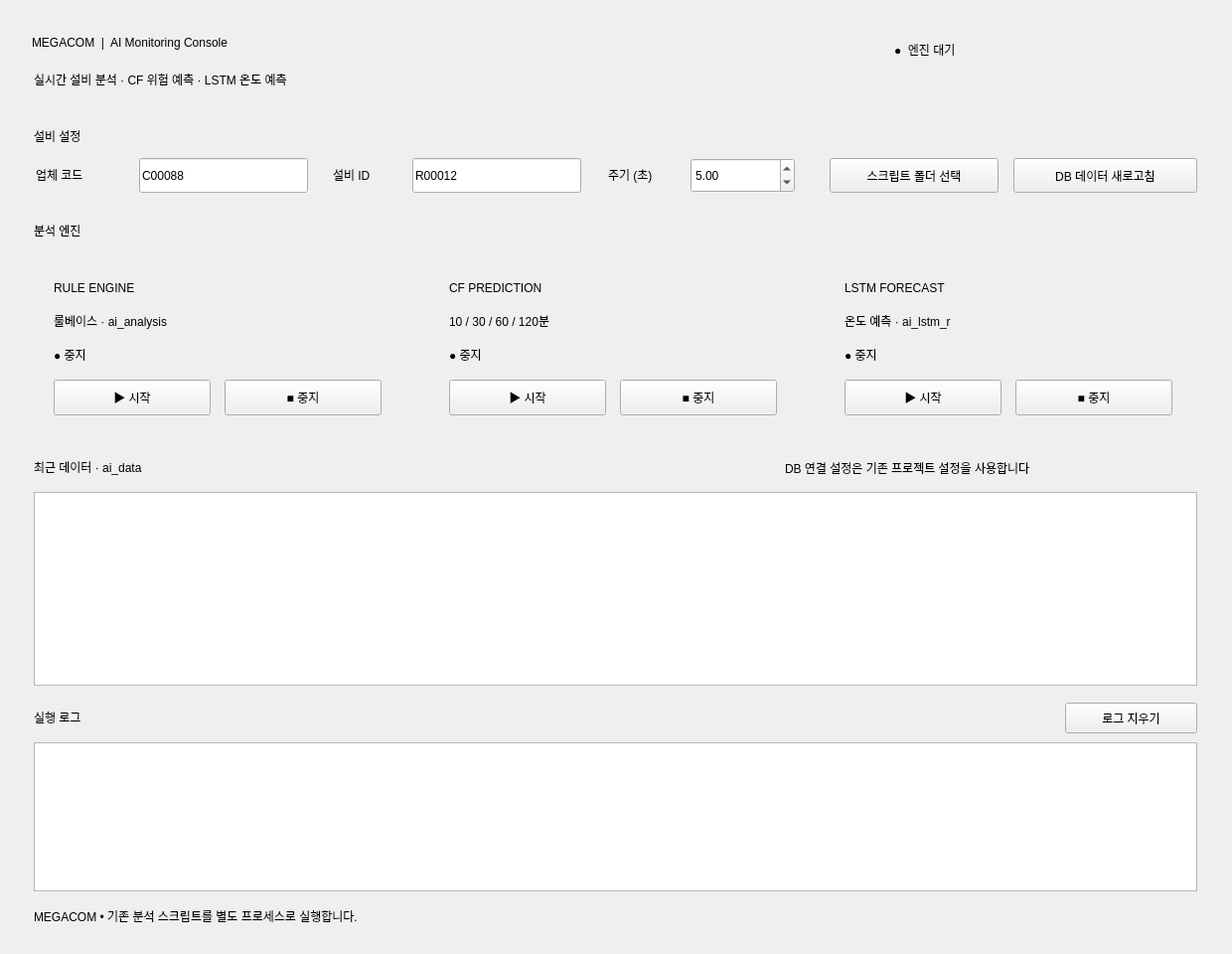
<?xml version="1.0" encoding="UTF-8"?><ui version="4.0"><class>MainWindow</class><widget class="QMainWindow" name="MainWindow"><property name="geometry"><rect><x>0</x><y>0</y><width>1240</width><height>960</height></rect></property><property name="windowTitle"><string>MEGACOM AI Monitoring Console</string></property><widget class="QWidget" name="centralwidget"><widget class="QLabel" name="title"><property name="geometry"><rect><x>32</x><y>20</y><width>600</width><height>45</height></rect></property><property name="text"><string>MEGACOM  |  AI Monitoring Console</string></property></widget><widget class="QLabel" name="subtitle"><property name="geometry"><rect><x>34</x><y>66</y><width>700</width><height>28</height></rect></property><property name="text"><string>실시간 설비 분석 · CF 위험 예측 · LSTM 온도 예측</string></property></widget><widget class="QLabel" name="connectionLabel"><property name="geometry"><rect><x>900</x><y>32</y><width>300</width><height>35</height></rect></property><property name="text"><string>●  엔진 대기</string></property></widget><widget class="QFrame" name="line"><property name="geometry"><rect><x>32</x><y>106</y><width>1175</width><height>2</height></rect></property></widget><widget class="QLabel" name="deviceTitle"><property name="geometry"><rect><x>34</x><y>122</y><width>300</width><height>30</height></rect></property><property name="text"><string>설비 설정</string></property></widget><widget class="QLabel" name="companyLabel"><property name="geometry"><rect><x>36</x><y>162</y><width>110</width><height>28</height></rect></property><property name="text"><string>업체 코드</string></property></widget><widget class="QLineEdit" name="companyEdit"><property name="geometry"><rect><x>140</x><y>159</y><width>170</width><height>35</height></rect></property><property name="text"><string>C00088</string></property></widget><widget class="QLabel" name="deviceLabel"><property name="geometry"><rect><x>335</x><y>162</y><width>110</width><height>28</height></rect></property><property name="text"><string>설비 ID</string></property></widget><widget class="QLineEdit" name="deviceEdit"><property name="geometry"><rect><x>415</x><y>159</y><width>170</width><height>35</height></rect></property><property name="text"><string>R00012</string></property></widget><widget class="QLabel" name="intervalLabel"><property name="geometry"><rect><x>612</x><y>162</y><width>90</width><height>28</height></rect></property><property name="text"><string>주기 (초)</string></property></widget><widget class="QDoubleSpinBox" name="intervalSpin"><property name="geometry"><rect><x>695</x><y>159</y><width>105</width><height>35</height></rect></property><property name="minimum"><double>0.500000000000000</double></property><property name="maximum"><double>3600.000000000000000</double></property><property name="value"><double>5.000000000000000</double></property></widget><widget class="QPushButton" name="folderButton"><property name="geometry"><rect><x>835</x><y>159</y><width>170</width><height>35</height></rect></property><property name="text"><string>스크립트 폴더 선택</string></property></widget><widget class="QPushButton" name="refreshButton"><property name="geometry"><rect><x>1020</x><y>159</y><width>185</width><height>35</height></rect></property><property name="text"><string>DB 데이터 새로고침</string></property></widget><widget class="QLabel" name="cardsTitle"><property name="geometry"><rect><x>34</x><y>217</y><width>500</width><height>30</height></rect></property><property name="text"><string>분석 엔진</string></property></widget><widget class="QFrame" name="ruleCard"><property name="geometry"><rect><x>34</x><y>258</y><width>374</width><height>176</height></rect></property></widget><widget class="QLabel" name="ruleName"><property name="geometry"><rect><x>54</x><y>275</y><width>330</width><height>30</height></rect></property><property name="text"><string>RULE ENGINE</string></property></widget><widget class="QLabel" name="ruleDesc"><property name="geometry"><rect><x>54</x><y>309</y><width>330</width><height>27</height></rect></property><property name="text"><string>룰베이스 · ai_analysis</string></property></widget><widget class="QLabel" name="ruleStatus"><property name="geometry"><rect><x>54</x><y>343</y><width>145</width><height>28</height></rect></property><property name="text"><string>● 중지</string></property></widget><widget class="QPushButton" name="ruleStart"><property name="geometry"><rect><x>54</x><y>382</y><width>158</width><height>36</height></rect></property><property name="text"><string>▶ 시작</string></property></widget><widget class="QPushButton" name="ruleStop"><property name="geometry"><rect><x>226</x><y>382</y><width>158</width><height>36</height></rect></property><property name="text"><string>■ 중지</string></property></widget><widget class="QFrame" name="cfCard"><property name="geometry"><rect><x>432</x><y>258</y><width>374</width><height>176</height></rect></property></widget><widget class="QLabel" name="cfName"><property name="geometry"><rect><x>452</x><y>275</y><width>330</width><height>30</height></rect></property><property name="text"><string>CF PREDICTION</string></property></widget><widget class="QLabel" name="cfDesc"><property name="geometry"><rect><x>452</x><y>309</y><width>330</width><height>27</height></rect></property><property name="text"><string>10 / 30 / 60 / 120분</string></property></widget><widget class="QLabel" name="cfStatus"><property name="geometry"><rect><x>452</x><y>343</y><width>145</width><height>28</height></rect></property><property name="text"><string>● 중지</string></property></widget><widget class="QPushButton" name="cfStart"><property name="geometry"><rect><x>452</x><y>382</y><width>158</width><height>36</height></rect></property><property name="text"><string>▶ 시작</string></property></widget><widget class="QPushButton" name="cfStop"><property name="geometry"><rect><x>624</x><y>382</y><width>158</width><height>36</height></rect></property><property name="text"><string>■ 중지</string></property></widget><widget class="QFrame" name="lstmCard"><property name="geometry"><rect><x>830</x><y>258</y><width>374</width><height>176</height></rect></property></widget><widget class="QLabel" name="lstmName"><property name="geometry"><rect><x>850</x><y>275</y><width>330</width><height>30</height></rect></property><property name="text"><string>LSTM FORECAST</string></property></widget><widget class="QLabel" name="lstmDesc"><property name="geometry"><rect><x>850</x><y>309</y><width>330</width><height>27</height></rect></property><property name="text"><string>온도 예측 · ai_lstm_r</string></property></widget><widget class="QLabel" name="lstmStatus"><property name="geometry"><rect><x>850</x><y>343</y><width>145</width><height>28</height></rect></property><property name="text"><string>● 중지</string></property></widget><widget class="QPushButton" name="lstmStart"><property name="geometry"><rect><x>850</x><y>382</y><width>158</width><height>36</height></rect></property><property name="text"><string>▶ 시작</string></property></widget><widget class="QPushButton" name="lstmStop"><property name="geometry"><rect><x>1022</x><y>382</y><width>158</width><height>36</height></rect></property><property name="text"><string>■ 중지</string></property></widget><widget class="QLabel" name="dataTitle"><property name="geometry"><rect><x>34</x><y>455</y><width>500</width><height>30</height></rect></property><property name="text"><string>최근 데이터 · ai_data</string></property></widget><widget class="QLabel" name="dataHint"><property name="geometry"><rect><x>790</x><y>458</y><width>415</width><height>26</height></rect></property><property name="text"><string>DB 연결 설정은 기존 프로젝트 설정을 사용합니다</string></property></widget><widget class="QTableWidget" name="dataTable"><property name="geometry"><rect><x>34</x><y>495</y><width>1171</width><height>195</height></rect></property></widget><widget class="QLabel" name="logsTitle"><property name="geometry"><rect><x>34</x><y>708</y><width>400</width><height>28</height></rect></property><property name="text"><string>실행 로그</string></property></widget><widget class="QPushButton" name="clearButton"><property name="geometry"><rect><x>1072</x><y>707</y><width>133</width><height>31</height></rect></property><property name="text"><string>로그 지우기</string></property></widget><widget class="QPlainTextEdit" name="logEdit"><property name="geometry"><rect><x>34</x><y>747</y><width>1171</width><height>150</height></rect></property><property name="readOnly"><bool>true</bool></property></widget><widget class="QLabel" name="footer"><property name="geometry"><rect><x>34</x><y>910</y><width>1100</width><height>24</height></rect></property><property name="text"><string>MEGACOM • 기존 분석 스크립트를 별도 프로세스로 실행합니다.</string></property></widget></widget></widget><resources/><connections/></ui>
